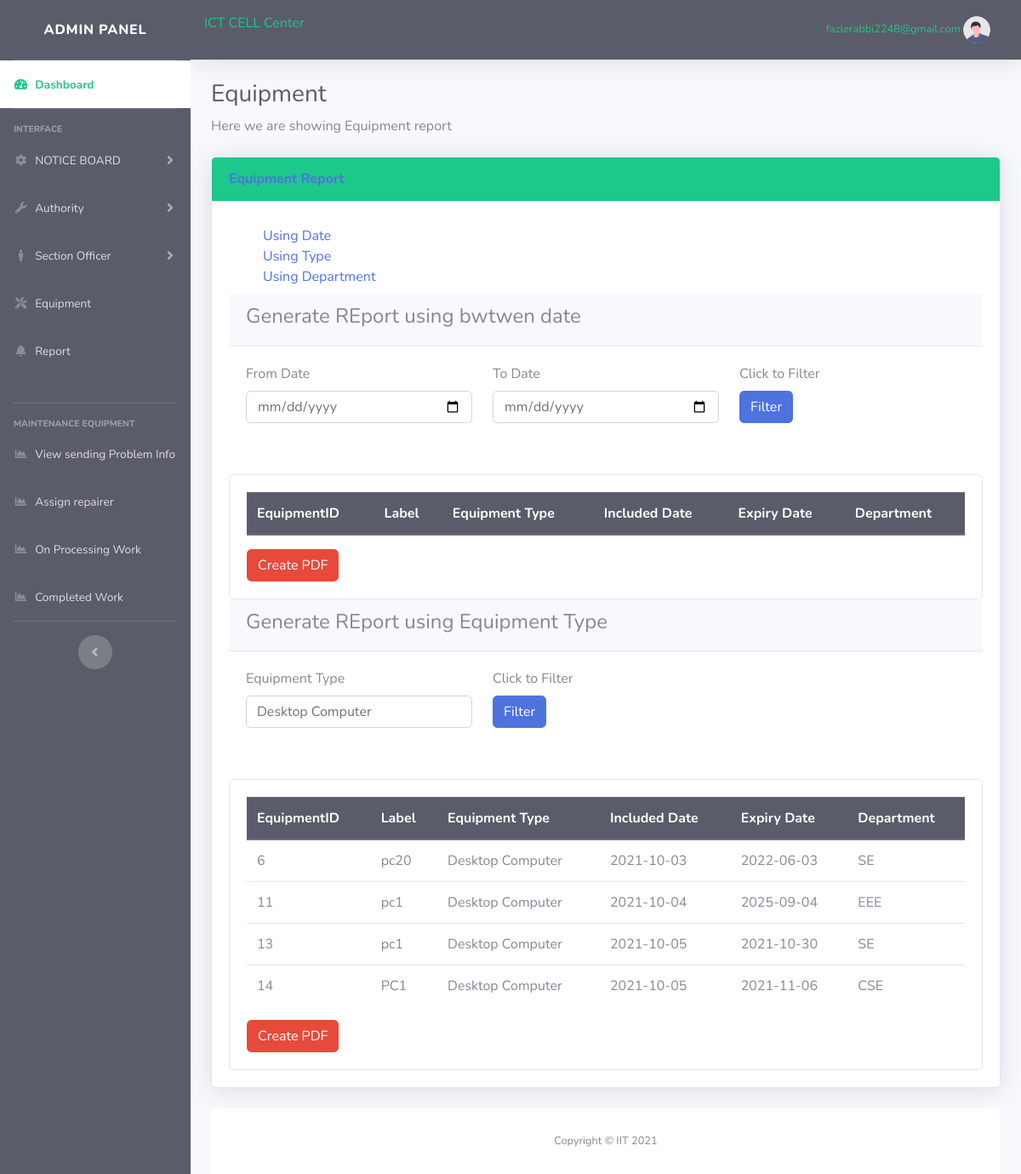
Page /adminpanel/report.php?Equipment_Type=Desktop Computer (signed in) on the committed database.
### tables this page shows
CREATE TABLE `equipment` (
  `EquipmentID` int(11) NOT NULL,
  `Label` varchar(50) NOT NULL,
  `Equipment_Type` varchar(70) NOT NULL,
  `included_date` date NOT NULL,
  `expire_date` date NOT NULL,
  `Department` varchar(70) NOT NULL
);

### adminpanel/report.php (the view, shortened to what this page needs)
<?php  include("includes/header.php"); ?>
<?php  include("includes/navbar.php"); ?>
              <div class="container-fluid">
                    <h1 class="h3 mb-2 text-gray-800">Equipment  </h1>
                    <p class="mb-4">
                      Here we are showing Equipment report
                    </p>
                    <div class="card shadow mb-4">
                        <div class="card-header py-3 bg-success">
                            <h6 class="m-0 font-weight-bold text-primary">Equipment Report</h6>
                        </div>
                        <div class="card-body">
										<nav class="navbar navbar-inverse">
										  <div class="container-fluid">
										    <ul class="nav navbar-nav">
										      <li id="using-date"><a href="#using-date">Using Date</a></li>
										      <li><a href="#usingtype">Using Type</a></li>
										      <li><a href="#">Using Department</a></li>
										    </ul>
										  </div>
								</nav>
                     <section class="using-date" id="using-date">
                        <div >
                        <div class="card-header">
                        <h4>Generate REport using bwtwen date</h4>
                    </div>
            <div class="card-body">
                        <form action="" method="GET">
                            <div class="row">
                                <div class="col-md-4">
                                    <div class="form-group">
                                        <label>From Date</label>
                                        <input type="date" name="from_date" value="<?php if(isset($_GET['from_date'])){ echo $_GET['from_date']; } ?>" class="form-control">
                                    </div>
                                </div>
                                <div class="col-md-4">
                                    <div class="form-group">
                                        <label>To Date</label>
                                        <input type="date" name="to_date" value="<?php if(isset($_GET['to_date'])){ echo $_GET['to_date']; } ?>" class="form-control">
                                    </div>
                                </div>
                                <div class="col-md-4">
                                    <div class="form-group">
                                        <label>Click to Filter</label> <br>
                                      <button type="submit" class="btn btn-primary">Filter</button>
                                    </div>
                                </div>
                            </div>
                        </form>
                    </div>
                      </div>
                     </section>
                     <section>
                                       <div class="card mt-4">
                    <div class="card-body">
                        <table class="table table-borderd">
                                    <thead class="thead-dark">
                                        <tr>
                                            <th>EquipmentID</th>
                                            <th>Label</th>
                                            <th>Equipment Type</th>
                                            <th>Included Date</th>
                                            <th>Expiry Date</th>
                                            <th>Department</th>
                                        </tr>
                                    </thead>
                        </table>
                          <form method="post">
                          <input type="submit" name="create_pdf" class="btn btn-danger" value="Create PDF" />
                     </form>
                    </div>
                </div>
                     </section>
								  <section class="usingtype" id="usingtype">
                        <div >
                        <div class="card-header">
                        <h4>Generate REport using Equipment Type</h4>
                    </div>
                                        <div class="card-body">
                        <form action="" method="GET">
                            <div class="row">
                                <div class="col-md-4">
                                    <div class="form-group">
                                        <label>Equipment Type</label>
                                        <input type="text" name="Equipment_Type" value="<?php if(isset($_GET['Equipment_Type'])){ echo $_GET['Equipment_Type']; } ?>" class="form-control">
                                    </div>
                                </div>
                                <div class="col-md-4">
                                    <div class="form-group">
                                        <label>Click to Filter</label> <br>
                                      <button type="submit" class="btn btn-primary">Filter</button>
                                    </div>
                                </div>
                            </div>
                        </form>
                    </div>
                      </div>
                     </section>
                     <section>
                                       <div class="card mt-4">
                    <div class="card-body">
                        <table class="table table-borderd">
                                    <thead class="thead-dark">
                                        <tr>
                                            <th>EquipmentID</th>
                                            <th>Label</th>
                                            <th>Equipment Type</th>
                                            <th>Included Date</th>
                                            <th>Expiry Date</th>
                                            <th>Department</th>
                                        </tr>
                                    </thead>
                            <tbody>
                            <?php
                               include("conn.php");
                                if(isset($_GET['Equipment_Type']))
                                {
                                    $type = $_GET['Equipment_Type'];
                                    $query1 = "SELECT * FROM equipment WHERE Equipment_Type='$type' ";
                                    $query_run1 = mysqli_query($conn, $query1);
                                    if(mysqli_num_rows($query_run1) > 0)
                                    {
                                        foreach($query_run1 as $data)
                                        {
                                            ?>
                                                      <tr>
                                                      <td><?php echo $data['EquipmentID'];?></td>
                                                      <td><?= $data['Label']; ?></td>
                                                      <td><?= $data['Equipment_Type']; ?></td>
                                                      <td><?= $data['included_date']; ?></td>
                                                      <td><?= $data['expire_date']; ?></td>
                                                      <td><?= $data['Department']; ?></td>
                                                    </tr>
                                            <?php
                                        }
                                    }
                                    else
                                    {
                                        echo "No Record Found";
                                    }
                                }
                            ?>
                            </tbody>
                        </table>
                          <form method="post">
                          <input type="submit" name="create_pdf1" class="btn btn-danger" value="Create PDF" />
                     </form>
                    </div>
                </div>
                     </section>
                   </div>
               </div>
<?php  include("includes/footer.php"); ?>

### rows in the picture
equipment: EquipmentID "6", Label "pc20", Equipment_Type "Desktop Computer", included_date "2021-10-03", expire_date "2022-06-03", Department "SE"
equipment: EquipmentID "11", Label "pc1", Equipment_Type "Desktop Computer", included_date "2021-10-04", expire_date "2025-09-04", Department "EEE"
equipment: EquipmentID "13", Label "pc1", Equipment_Type "Desktop Computer", included_date "2021-10-05", expire_date "2021-10-30", Department "SE"
equipment: EquipmentID "14", Label "PC1", Equipment_Type "Desktop Computer", included_date "2021-10-05", expire_date "2021-11-06", Department "CSE"

### other values in the picture
$_SESSION['username'] "fazlerabbi2248@gmail.com"
